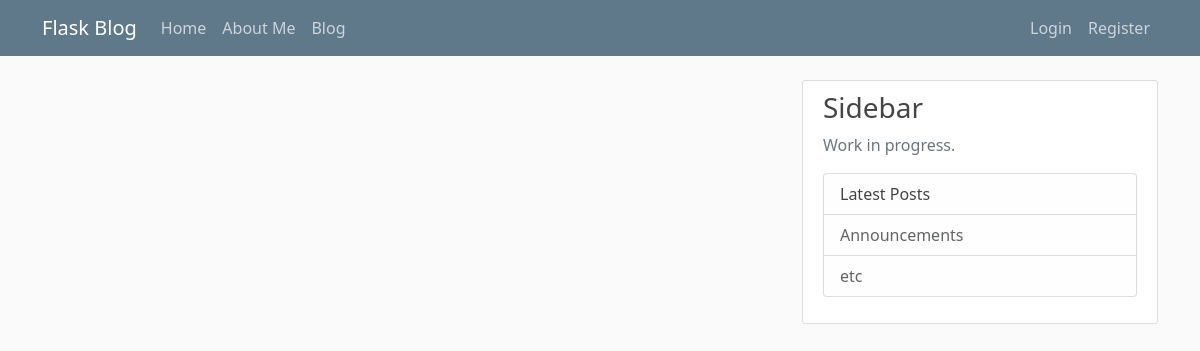
Before: /blog with the older database file.
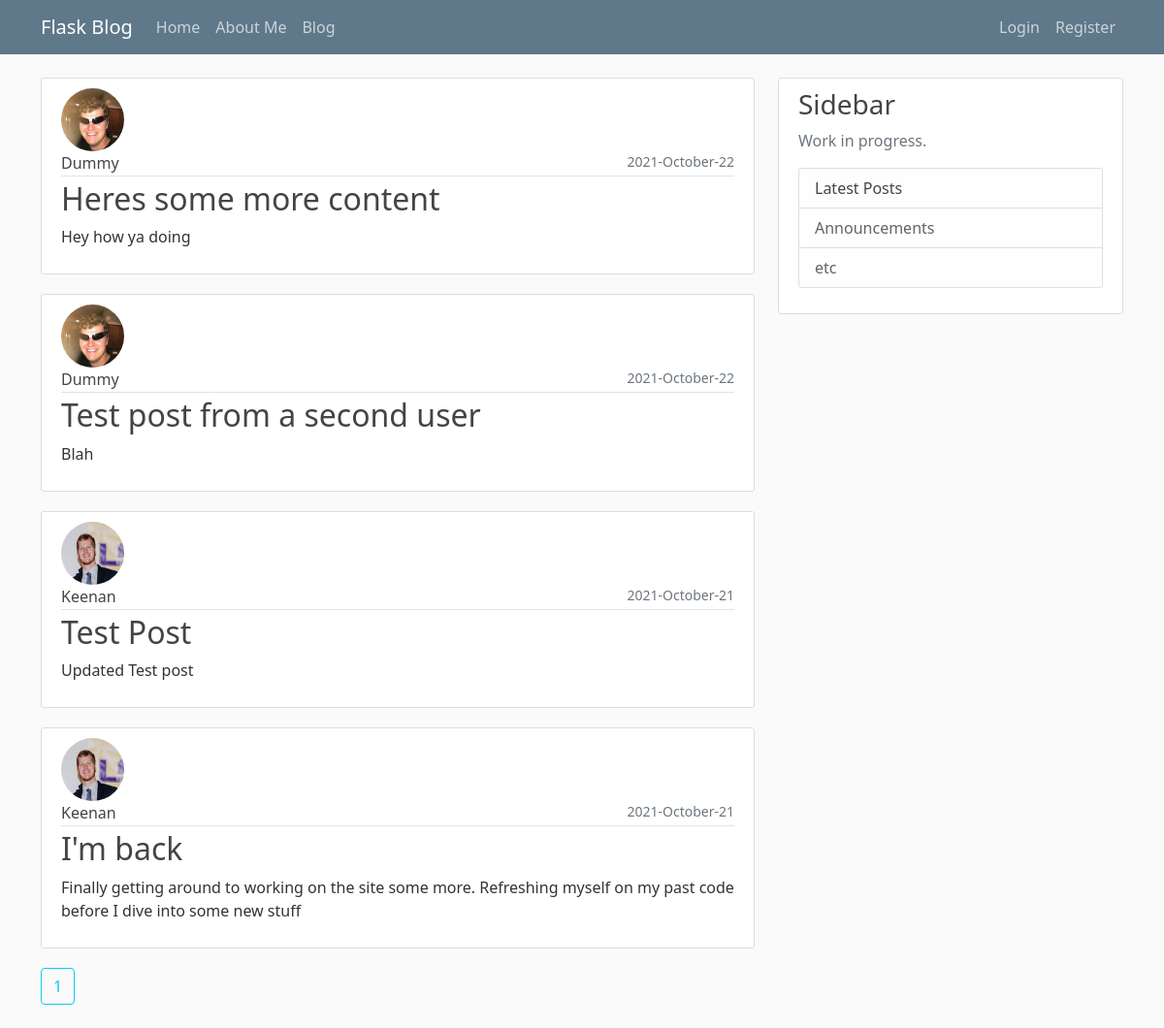
After: the same page with the newer database file.
### flaskblog/models.py (models this page shows, shortened)
class Post(db.Model):
    id = db.Column(db.Integer, primary_key=True)
    title = db.Column(db.String(100), nullable=False)
    date_posted = db.Column(db.DateTime, nullable=False, default=datetime.utcnow)
    content = db.Column(db.Text, nullable=False)
    user_id = db.Column(db.Integer, db.ForeignKey('user.id'), nullable=False)

class User(db.Model, UserMixin):
    id = db.Column(db.Integer, primary_key=True)
    username = db.Column(db.String(20), unique=True, nullable=False)
    email = db.Column(db.String(120), unique=True, nullable=False)
    image_file = db.Column(db.String(20), nullable=False, default='default.jpg')
    password = db.Column(db.String(60), nullable=False)
    posts = db.relationship('Post', backref='author', lazy=True)

### flaskblog/main/routes.py (the view)
@main.route("/blog")
def blog():
    page = request.args.get('page', 1, type=int)
    posts = Post.query.order_by(
        Post.date_posted.desc()).paginate(page=page, per_page=5)
    return render_template('blog.html', posts=posts)

### flaskblog/templates/blog.html (shortened to what this page needs)
{% extends 'index.html' %}
{% block content %}
    {% for post in posts.items %}
        <article class="media content-section">
            <img class="rounded-circle article-img" src="{{ url_for('static', filename='profile_pic/' + post.author.image_file)}}">
            <div class="media-body">
              <div class="article-metadata">
                <a class="article-title mr-2" href="{{ url_for('users.user_posts', username=post.author.username) }}">{{ post.author.username }}</a>
                <small class="text-muted float-end">{{ post.date_posted.strftime('%Y-%B-%d') }}</small>
              </div>
              <h2><a class="article-title" href="{{ url_for('posts.post', post_id=post.id) }}">{{ post.title }}</a></h2>
              <p class="article-content">{{ post.content }}</p>
            </div>
        </article>
    {% endfor %}
    {% for page_num in posts.iter_pages(left_edge=1, right_edge=1, left_current=1, right_current=2) %}
      {% if page_num %}
        {% if posts.page == page_num %}
          <a class="btn btn-outline-info mb-4" href="{{ url_for('main.blog', page=page_num) }}"> {{ page_num }} </a>
        {% else %}
          <a class="btn btn-info mb-4" href="{{ url_for('main.blog', page=page_num) }}"> {{ page_num }} </a>
        {% endif %}
      {% endif %}
    {% endfor %}
{% endblock content%}

Changed rows visible on the page:
added Post: image_file (picture), author.username "Dummy", date_posted "2021-October-22", title "Heres some more content", content "Hey how ya doing"
added Post: image_file (picture), author.username "Dummy", date_posted "2021-October-22", title "Test post from a second user", content "Blah"
added Post: image_file (picture), author.username "Keenan", date_posted "2021-October-21", title "Test Post", content "Updated Test post"
added Post: image_file (picture), author.username "Keenan", date_posted "2021-October-21", title "I'm back", content "Finally getting around to working on the site some more. Refreshing myself on my past code before I dive into some new stuff"
Other visible differences:
new list line: "1"
